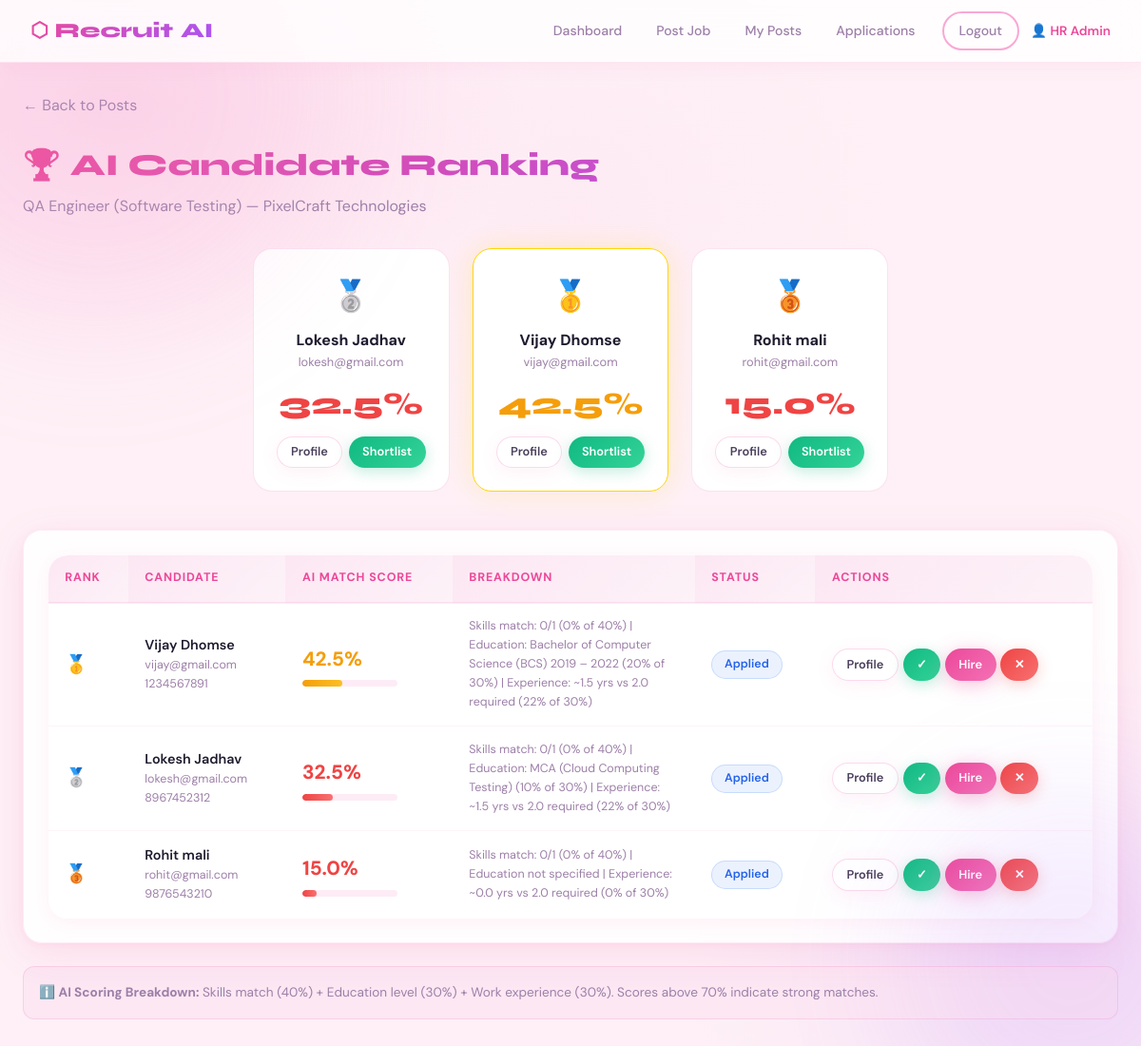
Screenshot of /hr/ranking/8 (signed in) with the database file from the repository.
### tables this page shows
CREATE TABLE job_posts (
            id INTEGER PRIMARY KEY AUTOINCREMENT,
            hr_id INTEGER,
            title TEXT,
            company TEXT,
            location TEXT,
            job_type TEXT,
            description TEXT,
            required_skills TEXT,
            required_experience TEXT,
            required_education TEXT,
            salary TEXT,
            deadline TEXT,
            status TEXT DEFAULT 'active',
            created_at TEXT DEFAULT CURRENT_TIMESTAMP,
            FOREIGN KEY(hr_id) REFERENCES users(id)
        );

CREATE TABLE users (
            id INTEGER PRIMARY KEY AUTOINCREMENT,
            name TEXT NOT NULL,
            email TEXT UNIQUE NOT NULL,
            mobile TEXT NOT NULL,
            password TEXT NOT NULL,
            role TEXT DEFAULT 'user',
            created_at TEXT DEFAULT CURRENT_TIMESTAMP
        );

CREATE TABLE applications (
            id INTEGER PRIMARY KEY AUTOINCREMENT,
            user_id INTEGER,
            job_id INTEGER,
            cover_letter TEXT,
            resume_path TEXT,
            status TEXT DEFAULT 'applied',
            ai_score REAL DEFAULT 0,
            ai_feedback TEXT,
            applied_at TEXT DEFAULT CURRENT_TIMESTAMP,
            FOREIGN KEY(user_id) REFERENCES users(id),
            FOREIGN KEY(job_id) REFERENCES job_posts(id)
        );

### app.py (the view)
@app.route('/hr/ranking/<int:job_id>')
def hr_ranking(job_id):
    if 'user_id' not in session or session['role']!='hr': return redirect(url_for('login'))
    conn=get_db()
    job=conn.execute("SELECT * FROM job_posts WHERE id=?",(job_id,)).fetchone()
    ranked=conn.execute("""SELECT a.*,u.name,u.email,u.mobile FROM applications a
                           JOIN users u ON a.user_id=u.id WHERE a.job_id=?
                           ORDER BY a.ai_score DESC""",(job_id,)).fetchall()
    conn.close()
    return render_template('hr_ranking.html', job=job, ranked=ranked)

### app.py (called while the page is built)
def get_db():
    conn = sqlite3.connect(DB)
    conn.row_factory = sqlite3.Row
    return conn

### templates/hr_ranking.html (shortened to what this page needs)
{% extends 'base.html' %}
{% block content %}
<div class="container">
  <div style="margin-bottom:1.5rem"><a href="{{ url_for('hr_posts') }}" style="color:var(--muted);text-decoration:none">← Back to Posts</a></div>
  <div class="page-header">
    <div class="page-title">🏆 AI Candidate Ranking</div>
    <div class="page-sub">{{ job.title }} — {{ job.company }}</div>
  </div>
  {% if ranked %}
  {% if ranked|length >= 3 %}
  <div style="display:flex;justify-content:center;gap:1.5rem;margin-bottom:2.5rem;flex-wrap:wrap">
    {% for i in [1,0,2] %}
    {% if loop.index0 < ranked|length %}
    {% set r = ranked[i] %}
    <div style="background:var(--surface);border:1px solid var(--border);border-radius:var(--radius);padding:1.5rem;text-align:center;min-width:180px;
      {% if i==0 %}border-color:#ffd700;box-shadow:0 0 30px rgba(255,215,0,.2);order:0{% elif i==1 %}order:-1{% else %}order:1{% endif %}">
      <div style="font-size:2rem;margin-bottom:.5rem">{% if i==0 %}🥇{% elif i==1 %}🥈{% else %}🥉{% endif %}</div>
      <div style="font-weight:700;font-size:1rem">{{ r.name }}</div>
      <div style="color:var(--muted);font-size:.8rem">{{ r.email }}</div>
      <div style="font-family:'Syne',sans-serif;font-weight:800;font-size:2rem;margin:.5rem 0;color:{% if r.ai_score>=70 %}var(--success){% elif r.ai_score>=40 %}var(--warning){% else %}var(--danger){% endif %}">{{ r.ai_score }}%</div>
      <div style="display:flex;gap:.4rem;justify-content:center;flex-wrap:wrap">
        <a href="{{ url_for('hr_view_candidate', user_id=r.user_id) }}" class="btn btn-ghost btn-sm">Profile</a>
        <a href="{{ url_for('update_status', app_id=r.id, status='shortlisted') }}" class="btn btn-success btn-sm">Shortlist</a>
      </div>
    </div>
    {% endif %}
    {% endfor %}
  </div>
  {% endif %}
  <div class="card"><div class="table-wrap"><table>
    <thead><tr><th>Rank</th><th>Candidate</th><th>AI Match Score</th><th>Breakdown</th><th>Status</th><th>Actions</th></tr></thead>
    <tbody>
      {% for r in ranked %}
      <tr class="rank-row">
        <td>
          <span style="font-family:'Syne',sans-serif;font-weight:800;font-size:1.2rem;
            {% if loop.index==1 %}color:#ffd700{% elif loop.index==2 %}color:#c0c0c0{% elif loop.index==3 %}color:#cd7f32{% else %}color:var(--muted){% endif %}">
            {% if loop.index<=3 %}{% if loop.index==1 %}🥇{% elif loop.index==2 %}🥈{% else %}🥉{% endif %}{% else %}#{{ loop.index }}{% endif %}
          </span>
        </td>
        <td>
          <div style="font-weight:600">{{ r.name }}</div>
          <div style="color:var(--muted);font-size:.78rem">{{ r.email }}</div>
          <div style="color:var(--muted);font-size:.78rem">{{ r.mobile }}</div>
        </td>
        <td>
          <div style="font-weight:800;font-size:1.3rem;color:{% if r.ai_score>=70 %}var(--success){% elif r.ai_score>=40 %}var(--warning){% else %}var(--danger){% endif %}">{{ r.ai_score }}%</div>
          <div class="score-bar" style="width:100px;margin-top:.4rem"><div class="score-fill {% if r.ai_score>=70 %}score-high{% elif r.ai_score>=40 %}score-mid{% else %}score-low{% endif %}" style="width:{{ r.ai_score }}%"></div></div>
        </td>
        <td style="font-size:.78rem;color:var(--muted);max-width:220px;line-height:1.6">{{ r.ai_feedback }}</td>
        <td><span class="badge {% if r.status=='applied' %}badge-blue{% elif r.status=='shortlisted' %}badge-green{% elif r.status=='rejected' %}badge-red{% else %}badge-purple{% endif %}">{{ r.status|capitalize }}</span></td>
        <td>
          <div style="display:flex;gap:.3rem;flex-wrap:wrap">
            <a href="{{ url_for('hr_view_candidate', user_id=r.user_id) }}" class="btn btn-ghost btn-sm">Profile</a>
            <a href="{{ url_for('update_status', app_id=r.id, status='shortlisted') }}" class="btn btn-success btn-sm">✓</a>
            <a href="{{ url_for('update_status', app_id=r.id, status='hired') }}" class="btn btn-primary btn-sm">Hire</a>
            <a href="{{ url_for('update_status', app_id=r.id, status='rejected') }}" class="btn btn-danger btn-sm">✕</a>
          </div>
        </td>
      </tr>
      {% endfor %}
    </tbody>
  </table></div></div>
  <div style="margin-top:1.5rem;padding:1rem;background:var(--surface2);border-radius:var(--radius-sm);border:1px solid var(--border);font-size:.85rem;color:var(--muted)">
    ℹ️ <strong>AI Scoring Breakdown:</strong> Skills match (40%) + Education level (30%) + Work experience (30%). Scores above 70% indicate strong matches.
  </div>
  {% else %}
    <div class="empty card" style="padding:4rem"><div class="empty-icon">📭</div><div class="empty-text">No applications yet for this job post.</div></div>
  {% endif %}
</div>
{% endblock %}

### static/css/style.css (style rules this page uses)
:root { --bg: #fef0f6; --surface: #ffffff; --surface2: #fce7f3; --border: rgba(236,72,153,0.15); --primary: #ec4899; --primary-light: #f9a8d4; --primary-glow: rgba(236,72,153,0.2); --accent: #f472b6; --accent2: #a855f7; --success: #10b981; --warning: #f59e0b; --danger: #ef4444; --text: #1e1b2e; --text-soft: #4a3f5c; --muted: #9d7fa8; --radius: 20px; --radius-sm: 12px; --shadow-sm: 0 4px 20px rgba(236,72,153,0.08); --shadow-md: 0 8px 40px rgba(236,72,153,0.14); --shadow-lg: 0 20px 60px rgba(236,72,153,0.18); --shadow-float: 0 10px 40px rgba(236,72,153,0.12), 0 2px 8px rgba(236,72,153,0.06); }
*, *::before, *::after { box-sizing: border-box; margin: 0; padding: 0; }
html { scroll-behavior: smooth; }
body { font-family: 'DM Sans', sans-serif; background: var(--bg); background-image: radial-gradient(ellipse 60% 40% at 10% 10%, rgba(249,168,212,0.3) 0%, transparent 60%), radial-gradient(ellipse 50% 50% at 90% 90%, rgba(216,180,254,0.2) 0%, transparent 60%), radial-gradient(ellipse 40% 40% at 50% 20%, rgba(251,207,232,0.15) 0%, transparent 70%); color: var(--text); min-height: 100vh; line-height: 1.6; }
.btn { display: inline-flex; align-items: center; gap: .5rem; padding: .6rem 1.4rem; border-radius: 99px; font-family: 'DM Sans', sans-serif; font-size: .9rem; font-weight: 600; cursor: pointer; border: none; text-decoration: none; transition: all .25s cubic-bezier(.34,1.56,.64,1); white-space: nowrap; }
.btn-primary { background: linear-gradient(135deg, #ec4899, #f472b6); color: #fff; box-shadow: 0 4px 20px rgba(236,72,153,0.35); }
.btn-success { background: linear-gradient(135deg,#10b981,#34d399); color: #fff; box-shadow: 0 4px 15px rgba(16,185,129,.25); }
.btn-danger { background: linear-gradient(135deg,#ef4444,#f87171); color: #fff; box-shadow: 0 4px 15px rgba(239,68,68,.25); }
.btn-sm { padding: .35rem .9rem; font-size: .8rem; }
.btn-ghost { background: rgba(255,255,255,0.85); color: var(--text-soft); border: 1.5px solid rgba(236,72,153,0.2); box-shadow: var(--shadow-sm); }
.card { background: rgba(255,255,255,0.88); backdrop-filter: blur(16px); -webkit-backdrop-filter: blur(16px); border: 1.5px solid rgba(236,72,153,0.1); border-radius: var(--radius); padding: 1.6rem; box-shadow: var(--shadow-float); transition: transform .3s cubic-bezier(.34,1.56,.64,1), box-shadow .3s; }
.container { max-width: 1200px; margin: 0 auto; padding: 2rem 1.5rem; }
.page-header { margin-bottom: 2rem; }
.page-title { font-family: 'Syne', sans-serif; font-weight: 800; font-size: 2rem; background: linear-gradient(135deg, #ec4899, #a855f7); -webkit-background-clip: text; -webkit-text-fill-color: transparent; }
.page-sub { color: var(--muted); margin-top: .3rem; }
.badge { display: inline-flex; align-items: center; padding: .25rem .8rem; border-radius: 99px; font-size: .78rem; font-weight: 600; }
.badge-blue { background: rgba(59,130,246,.1); color: #2563eb; border: 1.5px solid rgba(59,130,246,.2); }
.table-wrap { overflow-x: auto; border-radius: var(--radius); box-shadow: var(--shadow-sm); }
table { width: 100%; border-collapse: collapse; background: #fff; border-radius: var(--radius); overflow: hidden; }
th { background: linear-gradient(135deg, #fce7f3, #fdf2f8); color: var(--primary); font-size: .78rem; text-transform: uppercase; letter-spacing: .07em; font-weight: 700; padding: .9rem 1.1rem; text-align: left; border-bottom: 2px solid rgba(236,72,153,0.1); }
td { padding: .9rem 1.1rem; border-bottom: 1px solid rgba(236,72,153,0.06); font-size: .9rem; vertical-align: middle; }
tr:last-child td { border-bottom: none; }
.score-bar { height: 7px; background: rgba(236,72,153,0.1); border-radius: 99px; overflow: hidden; margin-top: .4rem; }
.score-fill { height: 100%; border-radius: 99px; transition: width .9s cubic-bezier(.34,1.56,.64,1); }
.score-mid { background: linear-gradient(90deg, #f59e0b, #fbbf24); }
.score-low { background: linear-gradient(90deg, #ef4444, #f87171); }
body::before, body::after { content: ''; position: fixed; border-radius: 50%; pointer-events: none; z-index: 0; filter: blur(70px); opacity: .15; animation: blobFloat 10s ease-in-out infinite; }
body::before { width: 500px; height: 500px; background: #f9a8d4; top: -150px; left: -150px; }
body::after { width: 350px; height: 350px; background: #c084fc; bottom: -80px; right: -100px; animation-delay: -4s; }

### rows the page displays
job_posts: title "QA Engineer (Software Testing)", company "PixelCraft Technologies"
users: name "Lokesh Jadhav", email "lokesh@gmail.com"
applications: ai_score "32.5", name "Lokesh Jadhav", email "lokesh@gmail.com", mobile "8967452312", ai_score "32.5", ai_feedback "Skills match: 0/1 (0% of 40%) | Education: MCA (Cloud Computing Testing) (10% of 30%) | Experience: ~1.5 yrs vs 2.0 required (22% of 30%)", status "Applied"
users: name "Vijay Dhomse", email "vijay@gmail.com"
applications: ai_score "42.5", name "Vijay Dhomse", email "vijay@gmail.com", mobile "1234567891", ai_score "42.5", ai_feedback "Skills match: 0/1 (0% of 40%) | Education: Bachelor of Computer Science (BCS) 2019 – 2022 (20% of 30%) | Experience: ~1.5 yrs vs 2.0 required (22% of 30%)", status "Applied"
users: name "Rohit mali", email "rohit@gmail.com"
applications: ai_score "15.0", name "Rohit mali", email "rohit@gmail.com", mobile "9876543210", ai_score "15.0", ai_feedback "Skills match: 0/1 (0% of 40%) | Education not specified | Experience: ~0.0 yrs vs 2.0 required (0% of 30%)", status "Applied"

### other values shown
{{ session.name }} "HR Admin"
